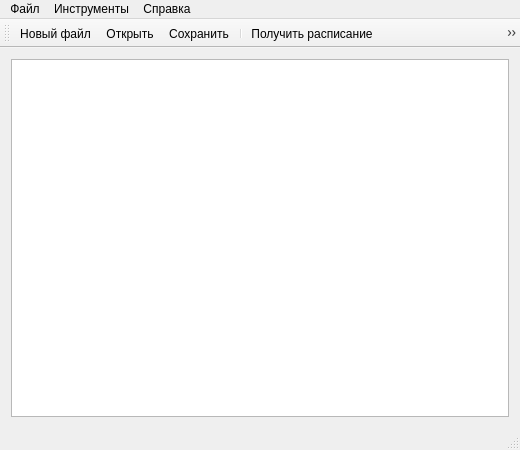
<?xml version="1.0" encoding="UTF-8"?>
<ui version="4.0">
 <class>MainWindow</class>
 <widget class="QMainWindow" name="MainWindow">
  <property name="geometry">
   <rect>
    <x>0</x>
    <y>0</y>
    <width>520</width>
    <height>450</height>
   </rect>
  </property>
  <property name="windowTitle">
   <string>Панель управления системой автоматической подачи звонков</string>
  </property>
  <property name="windowIcon">
   <iconset resource="res.qrc">
    <normaloff>:/images/autoring.ico</normaloff>:/images/autoring.ico</iconset>
  </property>
  <widget class="QWidget" name="centralWidget">
   <layout class="QVBoxLayout" name="verticalLayout">
    <item>
     <widget class="QTableView" name="tableView">
      <property name="contextMenuPolicy">
       <enum>Qt::CustomContextMenu</enum>
      </property>
     </widget>
    </item>
   </layout>
  </widget>
  <widget class="QMenuBar" name="menuBar">
   <property name="geometry">
    <rect>
     <x>0</x>
     <y>0</y>
     <width>520</width>
     <height>21</height>
    </rect>
   </property>
   <widget class="QMenu" name="menu_file">
    <property name="title">
     <string>Файл</string>
    </property>
    <addaction name="action_new"/>
    <addaction name="action_open"/>
    <addaction name="action_save"/>
    <addaction name="action_saveas"/>
    <addaction name="separator"/>
    <addaction name="action_upload"/>
    <addaction name="action_download"/>
    <addaction name="separator"/>
    <addaction name="action_exit"/>
   </widget>
   <widget class="QMenu" name="menu_help">
    <property name="title">
     <string>Справка</string>
    </property>
    <addaction name="action_about"/>
   </widget>
   <widget class="QMenu" name="menu_instruments">
    <property name="title">
     <string>Инструменты</string>
    </property>
    <addaction name="action_addlesson"/>
    <addaction name="action_deletelesson"/>
    <addaction name="separator"/>
    <addaction name="action_check"/>
    <addaction name="separator"/>
    <addaction name="action_settings"/>
    <addaction name="action_requestpassword"/>
    <addaction name="action_calculate"/>
    <addaction name="action_settime"/>
    <addaction name="action_synctime"/>
    <addaction name="separator"/>
    <addaction name="action_dorings"/>
   </widget>
   <addaction name="menu_file"/>
   <addaction name="menu_instruments"/>
   <addaction name="menu_help"/>
  </widget>
  <widget class="QStatusBar" name="statusBar"/>
  <widget class="QToolBar" name="toolBar">
   <property name="windowTitle">
    <string>toolBar</string>
   </property>
   <attribute name="toolBarArea">
    <enum>TopToolBarArea</enum>
   </attribute>
   <attribute name="toolBarBreak">
    <bool>false</bool>
   </attribute>
   <addaction name="action_new"/>
   <addaction name="action_open"/>
   <addaction name="action_save"/>
   <addaction name="separator"/>
   <addaction name="action_download"/>
   <addaction name="action_upload"/>
   <addaction name="separator"/>
   <addaction name="action_addlesson"/>
   <addaction name="action_deletelesson"/>
   <addaction name="separator"/>
   <addaction name="action_check"/>
   <addaction name="action_calculate"/>
   <addaction name="action_togglecm"/>
   <addaction name="action_dorings"/>
  </widget>
  <action name="action_open">
   <property name="icon">
    <iconset resource="res.qrc">
     <normaloff>:/images/open.png</normaloff>:/images/open.png</iconset>
   </property>
   <property name="text">
    <string>Открыть</string>
   </property>
   <property name="shortcut">
    <string>Ctrl+O</string>
   </property>
  </action>
  <action name="action_save">
   <property name="icon">
    <iconset resource="res.qrc">
     <normaloff>:/images/save.png</normaloff>:/images/save.png</iconset>
   </property>
   <property name="text">
    <string>Сохранить</string>
   </property>
   <property name="shortcut">
    <string>Ctrl+S</string>
   </property>
  </action>
  <action name="action_download">
   <property name="icon">
    <iconset resource="res.qrc">
     <normaloff>:/images/download.png</normaloff>:/images/download.png</iconset>
   </property>
   <property name="text">
    <string>Получить расписание</string>
   </property>
  </action>
  <action name="action_upload">
   <property name="icon">
    <iconset resource="res.qrc">
     <normaloff>:/images/upload.png</normaloff>:/images/upload.png</iconset>
   </property>
   <property name="text">
    <string>Загрузить расписание</string>
   </property>
  </action>
  <action name="action_exit">
   <property name="icon">
    <iconset resource="res.qrc">
     <normaloff>:/images/exit.png</normaloff>:/images/exit.png</iconset>
   </property>
   <property name="text">
    <string>Выйти</string>
   </property>
   <property name="shortcut">
    <string>Esc</string>
   </property>
  </action>
  <action name="action_about">
   <property name="text">
    <string>О программе</string>
   </property>
  </action>
  <action name="action_addlesson">
   <property name="icon">
    <iconset resource="res.qrc">
     <normaloff>:/images/add.png</normaloff>:/images/add.png</iconset>
   </property>
   <property name="text">
    <string>Добавить урок в конец</string>
   </property>
  </action>
  <action name="action_deletelesson">
   <property name="icon">
    <iconset resource="res.qrc">
     <normaloff>:/images/delete.png</normaloff>:/images/delete.png</iconset>
   </property>
   <property name="text">
    <string>Удалить выбранный урок</string>
   </property>
   <property name="toolTip">
    <string>Удалить выбранный урок</string>
   </property>
  </action>
  <action name="action_saveas">
   <property name="icon">
    <iconset resource="res.qrc">
     <normaloff>:/images/save_as.png</normaloff>:/images/save_as.png</iconset>
   </property>
   <property name="text">
    <string>Сохранить как...</string>
   </property>
  </action>
  <action name="action_check">
   <property name="icon">
    <iconset resource="res.qrc">
     <normaloff>:/images/check.png</normaloff>:/images/check.png</iconset>
   </property>
   <property name="text">
    <string>Проверить расписание</string>
   </property>
  </action>
  <action name="action_settime">
   <property name="icon">
    <iconset resource="res.qrc">
     <normaloff>:/images/set_time.png</normaloff>:/images/set_time.png</iconset>
   </property>
   <property name="text">
    <string>Установить время на внутренних часах системы</string>
   </property>
  </action>
  <action name="action_settings">
   <property name="icon">
    <iconset resource="res.qrc">
     <normaloff>:/images/options.png</normaloff>:/images/options.png</iconset>
   </property>
   <property name="text">
    <string>Настройки</string>
   </property>
  </action>
  <action name="action_synctime">
   <property name="icon">
    <iconset resource="res.qrc">
     <normaloff>:/images/sync_time.png</normaloff>:/images/sync_time.png</iconset>
   </property>
   <property name="text">
    <string>Синхронизировать внутренние часы системы с компьютерными</string>
   </property>
  </action>
  <action name="action_calculate">
   <property name="icon">
    <iconset resource="res.qrc">
     <normaloff>:/images/calculator.png</normaloff>:/images/calculator.png</iconset>
   </property>
   <property name="text">
    <string>Рассчитать расписание</string>
   </property>
  </action>
  <action name="action_dorings">
   <property name="icon">
    <iconset resource="res.qrc">
     <normaloff>:/images/do_rings.png</normaloff>:/images/do_rings.png</iconset>
   </property>
   <property name="text">
    <string>Подать один или несколько звонков</string>
   </property>
  </action>
  <action name="action_new">
   <property name="icon">
    <iconset resource="res.qrc">
     <normaloff>:/images/new.png</normaloff>:/images/new.png</iconset>
   </property>
   <property name="text">
    <string>Новый файл</string>
   </property>
   <property name="iconText">
    <string>Новый файл</string>
   </property>
   <property name="toolTip">
    <string>Новый файл</string>
   </property>
   <property name="shortcut">
    <string>Ctrl+N</string>
   </property>
  </action>
  <action name="action_togglecm">
   <property name="icon">
    <iconset resource="res.qrc">
     <normaloff>:/images/calculator_mode.png</normaloff>:/images/calculator_mode.png</iconset>
   </property>
   <property name="text">
    <string>Включить режим калькулятора</string>
   </property>
  </action>
  <action name="action_requestpassword">
   <property name="text">
    <string>Запросить пароль системы</string>
   </property>
  </action>
 </widget>
 <layoutdefault spacing="6" margin="11"/>
 <resources>
  <include location="res.qrc"/>
 </resources>
 <connections>
  <connection>
   <sender>action_exit</sender>
   <signal>triggered()</signal>
   <receiver>MainWindow</receiver>
   <slot>close()</slot>
   <hints>
    <hint type="sourcelabel">
     <x>-1</x>
     <y>-1</y>
    </hint>
    <hint type="destinationlabel">
     <x>199</x>
     <y>199</y>
    </hint>
   </hints>
  </connection>
  <connection>
   <sender>action_open</sender>
   <signal>triggered()</signal>
   <receiver>MainWindow</receiver>
   <slot>loadSchedule()</slot>
   <hints>
    <hint type="sourcelabel">
     <x>-1</x>
     <y>-1</y>
    </hint>
    <hint type="destinationlabel">
     <x>199</x>
     <y>199</y>
    </hint>
   </hints>
  </connection>
  <connection>
   <sender>action_save</sender>
   <signal>triggered()</signal>
   <receiver>MainWindow</receiver>
   <slot>saveSchedule()</slot>
   <hints>
    <hint type="sourcelabel">
     <x>-1</x>
     <y>-1</y>
    </hint>
    <hint type="destinationlabel">
     <x>199</x>
     <y>199</y>
    </hint>
   </hints>
  </connection>
  <connection>
   <sender>action_addlesson</sender>
   <signal>triggered()</signal>
   <receiver>MainWindow</receiver>
   <slot>addLessonToEnd()</slot>
   <hints>
    <hint type="sourcelabel">
     <x>-1</x>
     <y>-1</y>
    </hint>
    <hint type="destinationlabel">
     <x>199</x>
     <y>199</y>
    </hint>
   </hints>
  </connection>
  <connection>
   <sender>action_deletelesson</sender>
   <signal>triggered()</signal>
   <receiver>MainWindow</receiver>
   <slot>deleteLesson()</slot>
   <hints>
    <hint type="sourcelabel">
     <x>-1</x>
     <y>-1</y>
    </hint>
    <hint type="destinationlabel">
     <x>199</x>
     <y>199</y>
    </hint>
   </hints>
  </connection>
  <connection>
   <sender>action_saveas</sender>
   <signal>triggered()</signal>
   <receiver>MainWindow</receiver>
   <slot>saveScheduleAs()</slot>
   <hints>
    <hint type="sourcelabel">
     <x>-1</x>
     <y>-1</y>
    </hint>
    <hint type="destinationlabel">
     <x>199</x>
     <y>199</y>
    </hint>
   </hints>
  </connection>
  <connection>
   <sender>action_check</sender>
   <signal>triggered()</signal>
   <receiver>MainWindow</receiver>
   <slot>checkSchedule()</slot>
   <hints>
    <hint type="sourcelabel">
     <x>-1</x>
     <y>-1</y>
    </hint>
    <hint type="destinationlabel">
     <x>259</x>
     <y>224</y>
    </hint>
   </hints>
  </connection>
  <connection>
   <sender>action_about</sender>
   <signal>triggered()</signal>
   <receiver>MainWindow</receiver>
   <slot>aboutApplication()</slot>
   <hints>
    <hint type="sourcelabel">
     <x>-1</x>
     <y>-1</y>
    </hint>
    <hint type="destinationlabel">
     <x>259</x>
     <y>224</y>
    </hint>
   </hints>
  </connection>
  <connection>
   <sender>action_upload</sender>
   <signal>triggered()</signal>
   <receiver>MainWindow</receiver>
   <slot>uploadSchedule()</slot>
   <hints>
    <hint type="sourcelabel">
     <x>-1</x>
     <y>-1</y>
    </hint>
    <hint type="destinationlabel">
     <x>259</x>
     <y>224</y>
    </hint>
   </hints>
  </connection>
  <connection>
   <sender>action_download</sender>
   <signal>triggered()</signal>
   <receiver>MainWindow</receiver>
   <slot>downloadSchedule()</slot>
   <hints>
    <hint type="sourcelabel">
     <x>-1</x>
     <y>-1</y>
    </hint>
    <hint type="destinationlabel">
     <x>259</x>
     <y>224</y>
    </hint>
   </hints>
  </connection>
  <connection>
   <sender>action_settime</sender>
   <signal>triggered()</signal>
   <receiver>MainWindow</receiver>
   <slot>setTime()</slot>
   <hints>
    <hint type="sourcelabel">
     <x>-1</x>
     <y>-1</y>
    </hint>
    <hint type="destinationlabel">
     <x>259</x>
     <y>224</y>
    </hint>
   </hints>
  </connection>
  <connection>
   <sender>action_synctime</sender>
   <signal>triggered()</signal>
   <receiver>MainWindow</receiver>
   <slot>putTimeFromPC()</slot>
   <hints>
    <hint type="sourcelabel">
     <x>-1</x>
     <y>-1</y>
    </hint>
    <hint type="destinationlabel">
     <x>259</x>
     <y>224</y>
    </hint>
   </hints>
  </connection>
  <connection>
   <sender>action_calculate</sender>
   <signal>triggered()</signal>
   <receiver>MainWindow</receiver>
   <slot>invokeCalculator()</slot>
   <hints>
    <hint type="sourcelabel">
     <x>-1</x>
     <y>-1</y>
    </hint>
    <hint type="destinationlabel">
     <x>259</x>
     <y>224</y>
    </hint>
   </hints>
  </connection>
  <connection>
   <sender>action_dorings</sender>
   <signal>triggered()</signal>
   <receiver>MainWindow</receiver>
   <slot>doRings()</slot>
   <hints>
    <hint type="sourcelabel">
     <x>-1</x>
     <y>-1</y>
    </hint>
    <hint type="destinationlabel">
     <x>259</x>
     <y>224</y>
    </hint>
   </hints>
  </connection>
  <connection>
   <sender>tableView</sender>
   <signal>customContextMenuRequested(QPoint)</signal>
   <receiver>MainWindow</receiver>
   <slot>tableViewContextMenu(QPoint)</slot>
   <hints>
    <hint type="sourcelabel">
     <x>217</x>
     <y>251</y>
    </hint>
    <hint type="destinationlabel">
     <x>516</x>
     <y>79</y>
    </hint>
   </hints>
  </connection>
  <connection>
   <sender>action_new</sender>
   <signal>triggered()</signal>
   <receiver>MainWindow</receiver>
   <slot>newFile()</slot>
   <hints>
    <hint type="sourcelabel">
     <x>-1</x>
     <y>-1</y>
    </hint>
    <hint type="destinationlabel">
     <x>259</x>
     <y>224</y>
    </hint>
   </hints>
  </connection>
  <connection>
   <sender>action_togglecm</sender>
   <signal>triggered()</signal>
   <receiver>MainWindow</receiver>
   <slot>turnOnCalculatorMode()</slot>
   <hints>
    <hint type="sourcelabel">
     <x>-1</x>
     <y>-1</y>
    </hint>
    <hint type="destinationlabel">
     <x>259</x>
     <y>224</y>
    </hint>
   </hints>
  </connection>
  <connection>
   <sender>action_requestpassword</sender>
   <signal>triggered()</signal>
   <receiver>MainWindow</receiver>
   <slot>getPassword()</slot>
   <hints>
    <hint type="sourcelabel">
     <x>-1</x>
     <y>-1</y>
    </hint>
    <hint type="destinationlabel">
     <x>259</x>
     <y>224</y>
    </hint>
   </hints>
  </connection>
 </connections>
 <slots>
  <slot>loadSchedule()</slot>
  <slot>saveSchedule()</slot>
  <slot>addLessonToEnd()</slot>
  <slot>deleteLesson()</slot>
  <slot>saveScheduleAs()</slot>
  <slot>checkSchedule()</slot>
  <slot>aboutApplication()</slot>
  <slot>uploadSchedule()</slot>
  <slot>downloadSchedule()</slot>
  <slot>setTime()</slot>
  <slot>putTimeFromPC()</slot>
  <slot>invokeCalculator()</slot>
  <slot>doRing()</slot>
  <slot>doRings()</slot>
  <slot>tableViewContextMenu(QPoint)</slot>
  <slot>newFile()</slot>
  <slot>turnOnCalculatorMode()</slot>
  <slot>turnOffCalculatorMode()</slot>
  <slot>getPassword()</slot>
 </slots>
</ui>
